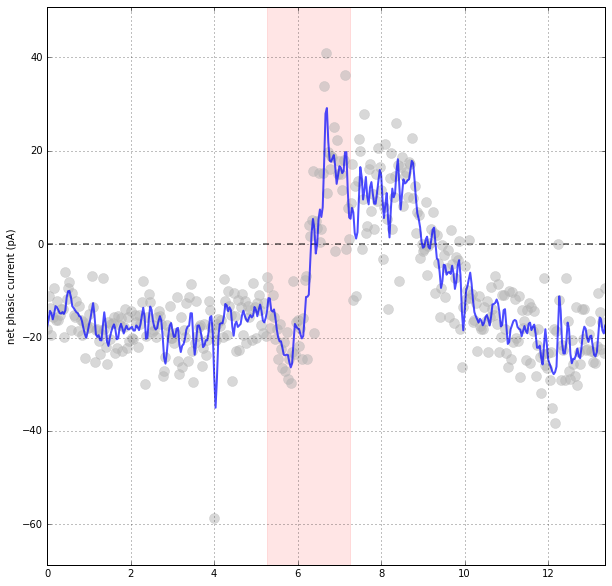

Here is the Python script that generated this plot:
"""
MOST OF THIS CODE IS NOT USED
ITS COPY/PASTED AND LEFT HERE FOR CONVENIENCE
"""

import os
import sys

# in case our module isn't installed (running from this folder)
if not os.path.abspath('../../../') in sys.path:
    sys.path.append('../../../') # helps spyder get docs

import swhlab
import swhlab.common as cm
import matplotlib.pyplot as plt
import numpy as np

import warnings # suppress VisibleDeprecationWarning warning
warnings.filterwarnings("ignore", category=np.VisibleDeprecationWarning)

def analyzeSweep(abf,label=None,plot=True,biggestEvent=30):
    # acquire the baseline-subtracted sweep
    Y=abf.sweepYsmartbase()[abf.pointsPerSec*.5:]

    # create the histogram
    nBins=1000
    hist,bins=np.histogram(Y,bins=nBins,range=[-biggestEvent,biggestEvent],density=True)
    histSmooth=cm.lowpass(hist,nBins/5)

    # normalize height to 1
    hist,histSmooth=hist/max(histSmooth),histSmooth/max(histSmooth)

    # center the peak at 0 pA
    peakI=np.where(histSmooth==max(histSmooth))[0][0]
    hist=np.roll(hist,int(nBins/2-peakI))
    histSmooth=np.roll(histSmooth,int(nBins/2-peakI))

    downward,upward=np.split(histSmooth,2)
    downward=downward[::-1]
    return(np.sum(upward-downward)) #TODO: should it not be normalized first?

if __name__=="__main__":
    #abfFile=R"C:\Users\scott\Documents\important\demodata\abfs\16d07022.abf"
    abfFile=R"X:\Data\2P01\2016\2016-09-01 PIR TGOT\16d07022.abf"
    abf=swhlab.ABF(abfFile)
    abf.kernel=abf.kernel_gaussian(sizeMS=500) # kernel for smart baseline

    if os.path.exists("diffs.npy"):
        diff=np.load("diffs.npy")
    else:
        diff=[]
        for sweep in abf.setsweeps():
            print("Sweep",sweep)
            diff.append(analyzeSweep(abf,plot=True,label="sweep %d"%sweep))
        np.save("diffs",diff)

    Xs=np.arange(abf.sweeps)*abf.sweepLength/60.0
    plt.figure(figsize=(10,10))
    plt.grid()
    plt.axhline(0,color='k',ls='--',lw=2,alpha=.5)
    plt.axvspan(5.26,7.25,color='r',alpha=.1)
    #plt.axvline(7.26,color='r',ls='--',lw=4,alpha=.5)
    plt.plot(Xs,diff,'.',color='.7',alpha=.5,ms=20)
    plt.plot(Xs,cm.lowpass(diff,10),color='b',lw=2,alpha=.7)
    plt.ylabel("net phasic current (pA)")
    plt.margins(0,.1)
    plt.show()


    print("DONE")
